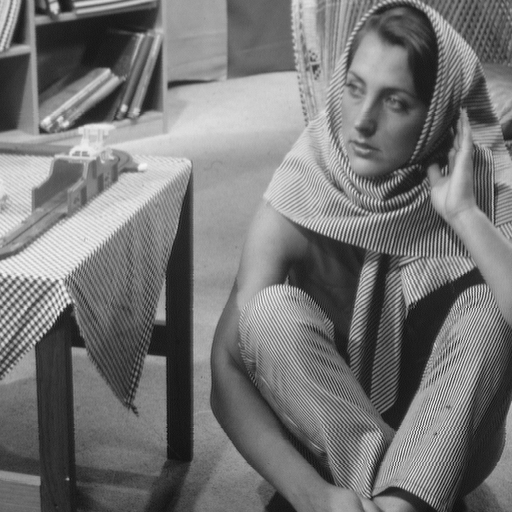
#> input picture imagenes/barbara.png, 512 x 512 px
$ jupyter execute --allow-errors 00_Imagenes_Plantilla.ipynb   (shell and % lines are left out)   (older library calls are emulated)   (text cells are left out)
#> lines starting #> are read from the running program, lines starting #| are printed output that depends on the picture; pictures that were not available may be replaced by others from this repository, and a replacement may not be noted
[cell 1]
# !pip install matplotlib
# !pip install mahotas
# !pip install cv
# !pip install scikit-image
# !pip install opencv-python

[cell 2]
import numpy as np
import cv2 as cv2
import io as io
import matplotlib.pyplot as plt
import matplotlib.image as mpi
from PIL import Image
import mahotas
import mahotas.demos

[cell 3]
location="../imagenes/barbara.png"
imagen= cv2.imread(location)
#> imagen is the input picture: shape (512, 512, 3); min 12, max 246, mean 117.4

plt.figure(figsize=(3,3))
plt.imshow(imagen)
plt.title("Mostrar con matplotlib")
plt.axis("off")

[cell 4]
# [6 lines of commented-out code are left out]

[cell 5]
x="../imagenes/_lena.png"
imagen = cv2.imread(x)
imagen2 = cv2.imread(x,0)

plt.figure(figsize=(9,3))
plt.subplot(1,3,1)
#> (the rest of this cell did not finish here and is left out)

[cell 6]
# Mostrar la imagen usando opencv. Además puede usar hconcat([,,]), resize y putText
x="../imagenes/_lena.png"
imagen = cv2.imread(x)
imagen2 = cv2.imread(x,0)

# Agregar codigo para obtener el resultado esperado

[cell 7]
# [6 lines of commented-out code are left out]

[cell 8]
import cv2

[cell 9]
# Leer la imagen en BGR y escala de grises
x = "../imagenes/_lena.png"
imagen = cv2.imread(x)
imagen2 = cv2.imread(x, 0)
#> (the rest of this cell did not finish here and is left out)

[cell 10]
# Leer la imagen en BGR y escala de grises
x = "../imagenes/_lena.png"
imagen = cv2.imread(x)
imagen2 = cv2.imread(x, 0)

# Convertir la imagen de escala de grises a BGR para poder concatenar con las otras
#> (the rest of this cell did not finish here and is left out)

[cell 11]
# [31 lines of commented-out code are left out]

[cell 12]
# [28 lines of commented-out code are left out]

[cell 13]
import cv2
import matplotlib.pyplot as plt

# Cargar la imagen
x = "../imagenes/_lena.png"
imagen = cv2.imread(x)

# Convertir la imagen a grises
imagen2 = cv2.imread(x, 0)

# Convertir la imagen grises a BGR
#> (the rest of this cell did not finish here and is left out)

[cell 14]
# [31 lines of commented-out code are left out]

#> (a cell that did not finish here is left out)

[cell 16]
# Imagen en escala de grises , mostrar correctamente usando pyplot
imagen=mpi.imread('../imagenes/barbara.png') # Lee RGB
#> imagen: shape (512, 512) float32; min 0.0471, max 0.965, mean 0.46

[cell 17]
# Imagen en escala de grises , mostrar correctamente usando pyplot
import matplotlib.pyplot as plt
import matplotlib.image as mpi

# Lee la imagen, que ya debería estar en escala de grises
imagen_gris = mpi.imread('../imagenes/barbara.png')

# Asegúrate de que la imagen está en escala de grises verificando si tiene 2 dimensiones
if imagen_gris.ndim == 2:
    # Muestra la imagen en escala de grises
    plt.imshow(imagen_gris, cmap='gray')
    plt.axis('off')  # Oculta los ejes
    plt.show()
else:
    print("La imagen no está en escala de grises.")

[cell 18]
# Imagen en escala de grises , mostrar correctamente usando pyplot
imagen=mpi.imread('../imagenes/barbara.png') # Lee RGB
imagen_rgb = cv2.cvtColor(imagen, cv2.COLOR_BGR2RGB)
plt.figure(figsize=(3,3))
plt.imshow(imagen_rgb)
plt.title("Leer y mostrar con matplotlib")
plt.axis("off")

#> (a cell that did not finish here is left out)

#> (a cell that did not finish here is left out)

#> (a cell that did not finish here is left out)

[cell 22]
def rescale_frame(frame, op=0, ratio=0.75,W=200,H=100):
    if op==0:
        width = int(frame.shape[1] * ratio)
        height = int(frame.shape[0] * ratio)
        resized_frame= cv2.resize(frame, (width, height), interpolation=cv2.INTER_AREA)
    else:
        resized_frame = cv2.resize(frame, (W, H), interpolation=cv2.INTER_LINEAR)
    return resized_frame

[cell 23]
# Inicializar lectura de archivo de video
vreader = cv2.VideoCapture('../imagenes/Isles of Glencoe.mp4')

#Mostrar el video frame by frame
while True:
    ret, frame = vreader.read()
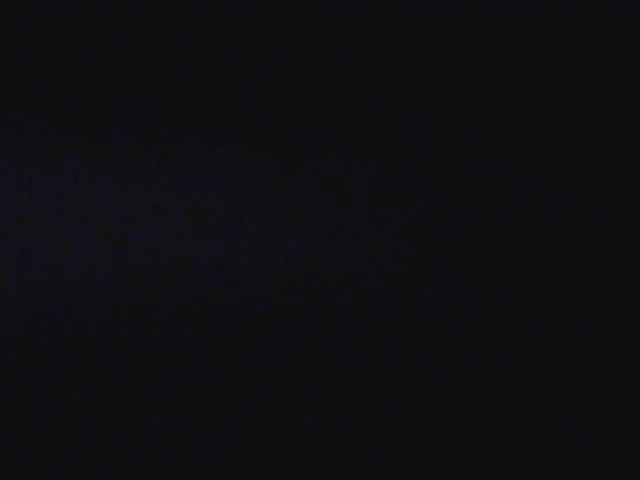
#> input picture frame 6 of Lab00/captura.mp4, 640 x 480 px, given in place of Isles of Glencoe.mp4, which was not available
#> frame is the input picture: shape (480, 640, 3); mean B, G, R 18.2, 14.1, 15.7
    if not ret:
        break
    frame = rescale_frame(frame, ratio=0.75)
    cv2.imshow('Mi video', frame) # Mostrar el frame

    # Salimos presionando: x
    if cv2.waitKey(1) & 0xFF == ord('x'):
#> (key x is pressed here)
        break

# Liberar el lector de video
vreader.release()
cv2.destroyAllWindows()

[cell 24]
# Inicializar captura de video en tiempo real solo si tienes una camara instalada

[cell 25]
d=(80,80)
img=np.zeros(d)
for i in range(20,61):
    for j in range(20,61):
        img[i,j]=255-i-j
img[30:51,30:51]=0;
img=np.uint8(img)
plt.figure(figsize=(3,3))
plt.imshow(img,cmap=plt.cm.gray)
plt.axis("off")
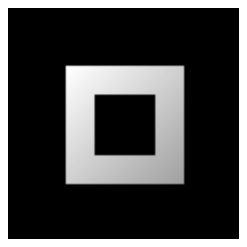
#> figure drawn by matplotlib, 1 panel

[cell 26]
f=c=80
d=(f,c,3)
img=np.zeros(d,dtype=np.uint8)
for i in range(20,61):
    for j in range(20,61):
        img[i,j,0]=img[i,j,1]=0
        img[i,j,2]=255
img[30:51,30:51,0:3]=[255,0,0];
plt.figure(figsize=(3,3))
plt.imshow(img)
plt.axis("off")
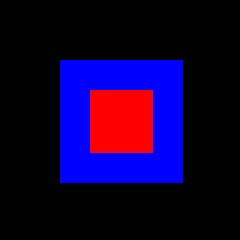
#> shown: shape (80, 80, 3) (shown 3 times larger); mean R, G, B 17.6, 0, 49.4

[cell 27]
f=c=80
d=(f,c,3)
img=np.zeros(d,dtype=np.uint8)
img[20:61,20:61,0:3]=[0,0,255]
img[30:51,30:51,0:3]=[255,0,0]
cv2.imwrite('MiImagen.png',img) # Grabar imagen directamente

[cell 28]
#Leer la imagen guardada
imagen=cv2.imread('MiImagen.png')
plt.figure(figsize=(3,3))
plt.imshow(imagen)
plt.title("Imagen RGB")
plt.axis("off")

[cell 29]
# Ahora lea la imagen usando opencv y muestrela usando opencv correctamente, utilice resize de  (400,400)
imagen=cv2.imread('MiImagen.png')

[cell 30]
import cv2

imagen = cv2.imread('MiImagen.png')

imagen_redimensionada = cv2.resize(imagen, (400, 400))
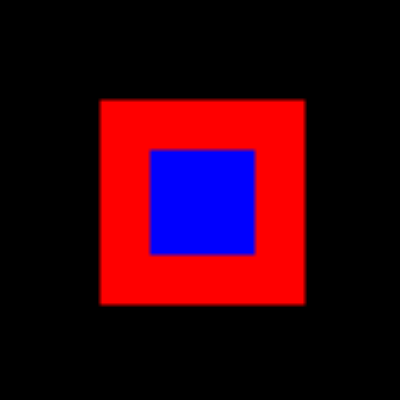
#> imagen_redimensionada: shape (400, 400, 3); mean B, G, R 17.6, 0, 49.4

imagen_rgb = cv2.cvtColor(imagen_redimensionada, cv2.COLOR_BGR2RGB)
#> imagen_rgb: shape (400, 400, 3)
cv2.imshow('Imagen Redimensionada', imagen_rgb)
cv2.waitKey(0)
cv2.destroyAllWindows()

[cell 31]
import cv2

# Leer la imagen
imagen = cv2.imread('MiImagen.png')

# Verificar que la imagen ha sido cargada correctamente
if imagen is not None:
    # Redimensionar la imagen a 400x400
    imagen_redimensionada = cv2.resize(imagen, (400, 400))

    # Mostrar la imagen redimensionada
    cv2.imshow('Imagen Redimensionada', imagen_redimensionada)
    cv2.waitKey(0)
    cv2.destroyAllWindows()
else:
    print("Error: no se ha podido cargar la imagen. Verifique la ruta del archivo.")

[cell 32]
import cv2

# Leer la imagen
imagen = cv2.imread('MiImagen.png')

# Redimensionar la imagen
imagen_resized = cv2.resize(imagen, (400, 400))

# Mostrar la imagen
cv2.imshow('Imagen RGB', imagen_resized)
cv2.waitKey(0)
cv2.destroyAllWindows()

[cell 33]
# Poder mostrar desde Fotos imagen generada usando PIL
im=Image.open('MiImagen.png')  # observese que se ha guardado como BGR
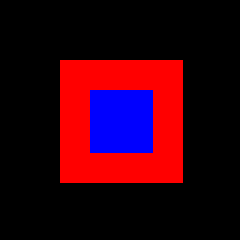
#> im: PIL image 80x80 RGB (shown 3 times larger); mean R, G, B 49.4, 0, 17.6

[cell 34]
# Inicializar captura de video en tiempo real solo si tienes una camara instalada
camara = 0   # La camara por defecto es cero
vreader = cv2.VideoCapture(camara)

# Crear VideoWriter:
output = 'captura.mp4'
fps = 30  # Frames x segundo
size = (640, 480)  # Frame size
fourcc = cv2.VideoWriter_fourcc(*'mp4v')  # Codec para formato MP4
vwriter = cv2.VideoWriter(output, fourcc, fps, size)

while True:
    ret, frame = vreader.read()
    if not ret:
        break
    cv2.imshow('Captura en tiempo real', frame) # Mostrar el frame
    vwriter.write(frame) # Grabamos el frame
    # Salimos presionando: x
    if cv2.waitKey(1) & 0xFF == ord('x'):
#> (key x is pressed here)
